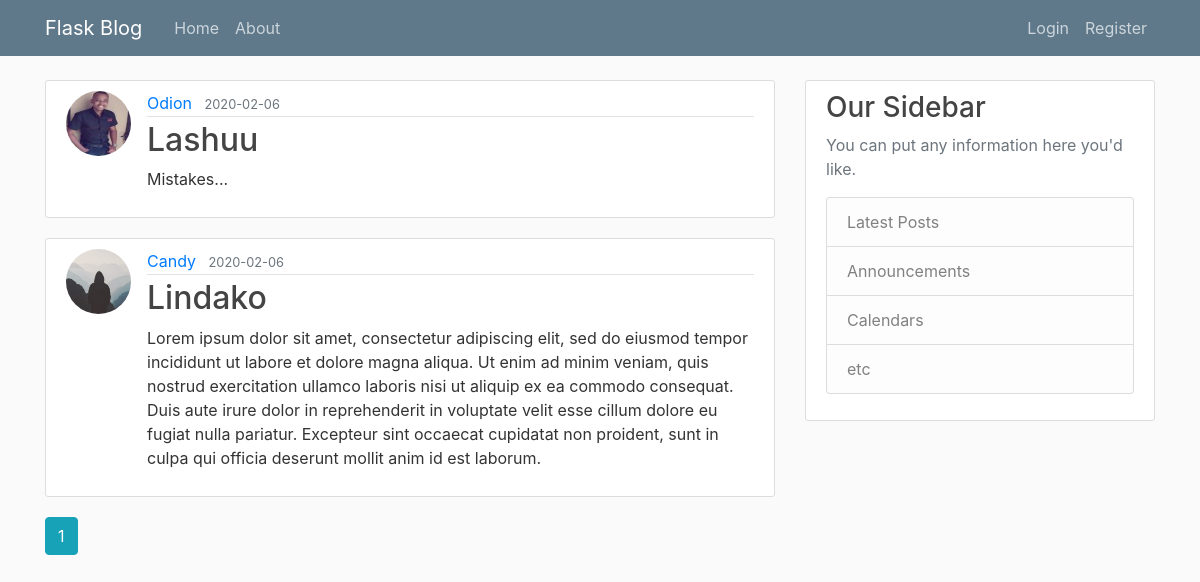
The app's page /home, older data.
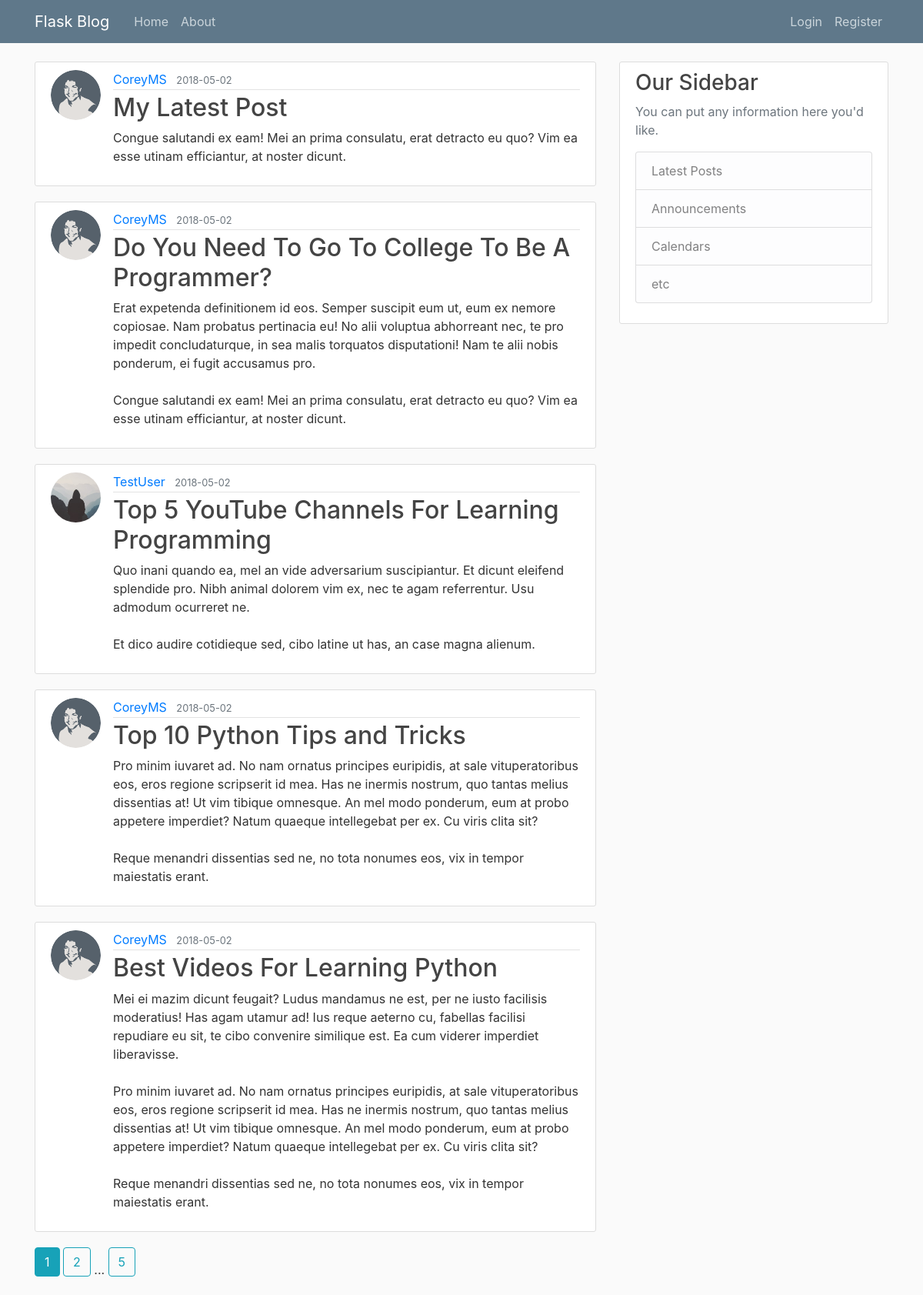
The same page, newer data.
### flaskblog/models.py (models this page shows, shortened)
class Post(db.Model):
    id = db.Column(db.Integer, primary_key=True)
    title = db.Column(db.String(120), nullable=False)
    date_posted = db.Column(db.DateTime, nullable=False,
                            default=datetime.utcnow)
    content = db.Column(db.Text, nullable=False)
    user_id = db.Column(db.Integer, db.ForeignKey('user.id'), nullable=True)
    @classmethod
    def find_all(cls, page):
        return cls.query.order_by(cls.date_posted.desc()).paginate(per_page=5, page=page)

class User(db.Model, UserMixin):
    id = db.Column(db.Integer, primary_key=True)
    username = db.Column(db.String(20), unique=True, nullable=False)
    email = db.Column(db.String(120), unique=True, nullable=False)
    image_file = db.Column(
        db.String(20),
        nullable=False,
        default='default.jpg')
    password = db.Column(db.String(60),  nullable=False)
    posts = db.relationship('Post', backref='author', lazy=True)

### flaskblog/main/routes.py (the view)
@main.route('/')
@main.route('/home')
def home():
    page = request.args.get('page', 1, type=int)
    posts = Post.find_all(page)
    return render_template('home.html', posts=posts)

### flaskblog/templates/home.html
{% extends 'layout.html' %}
{% block content %}
{% for post in posts.items %}
<article class="media content-section">
    <img src="{{ url_for('static', filename='profile_pics/'+ post.author.image_file) }}"
        class="rounded-circle article-img">
    <div class="media-body">
        <div class="article-metadata">
            <a class="mr-2" href="{{ url_for('users.user_posts', username=post.author.username) }}">{{ post.author.username }}</a>
            <small class="text-muted">{{ post.date_posted.strftime('%Y-%m-%d') }}</small>
        </div>
        <h2><a class="article-title" href="{{ url_for('posts.post', post_id=post.id) }}">{{ post.title }}</a></h2>
        <p class="article-content">{{ post.content }}</p>
    </div>
</article>
{% endfor %}
{% for page_num in posts.iter_pages(left_edge=1, right_edge=1, left_current=1, right_current=2) %}
    {% if page_num %}
        {% if posts.page == page_num %}
            <a class="btn btn-info mb-4" href="{{ url_for('main.home', page=page_num) }}">{{ page_num  }}</a>
        {% else %}
            <a class="btn btn-outline-info mb-4" href="{{ url_for('main.home', page=page_num) }}">{{ page_num  }}</a>
        {% endif %}
    {% else %}
        ...
    {% endif %}
{% endfor %}
{% endblock content %}

### flaskblog/templates/layout.html (shortened to what this page needs)
<!doctype html>
<html lang="en">
<head>
    <link rel="stylesheet" href="https://stackpath.bootstrapcdn.com/bootstrap/4.4.1/css/bootstrap.min.css"
>
    <link rel="stylesheet" type="text/css" href="{{ url_for('static', filename='main.css') }}">
</head>
<body>
    <header class="site-header">
        <nav class="navbar navbar-expand-md navbar-dark bg-steel fixed-top">
            <div class="container">
                <a class="navbar-brand mr-4" href="/">Flask Blog</a>
                <div class="collapse navbar-collapse" id="navbarToggle">
                    <div class="navbar-nav mr-auto">
                        <a class="nav-item nav-link" href="{{ url_for('main.home') }}">Home</a>
                        <a class="nav-item nav-link" href="{{ url_for('main.about') }}">About</a>
                    </div>
                    <div class="navbar-nav">
                        {% if current_user.is_authenticated %}
                        <a class="nav-item nav-link" href="{{ url_for('posts.create_post') }}">Create Post</a>
                        <a class="nav-item nav-link" href="{{ url_for('users.account') }}">Account</a>
                            <a class="nav-item nav-link" href="{{ url_for('users.logout') }}">Logout</a>
                        {% else  %}
                            <a class="nav-item nav-link" href="{{ url_for('users.login') }}">Login</a>
                            <a class="nav-item nav-link" href="{{ url_for('users.register') }}">Register</a>
                        {% endif %}
                    </div>
                </div>
            </div>
        </nav>
    </header>
    <main role="main" class="container">
        <div class="row">
            <div class="col-md-8">
                {% block content %}{% endblock %}
            </div>
            <div class="col-md-4">
                <div class="content-section">
                    <h3>Our Sidebar</h3>
                    <p class='text-muted'>You can put any information here you'd like.
                        <ul class="list-group">
                            <li class="list-group-item list-group-item-light">Latest Posts</li>
                            <li class="list-group-item list-group-item-light">Announcements</li>
                            <li class="list-group-item list-group-item-light">Calendars</li>
                            <li class="list-group-item list-group-item-light">etc</li>
                        </ul>
                    </p>
                </div>
            </div>
        </div>
    </main>
</body>
</html>

### flaskblog/static/main.css (style rules this page uses)
body { background: #fafafa; color: #333333; margin-top: 5rem; }
h1, h2, h3, h4, h5, h6 { color: #444444; }
.bg-steel { background-color: #5f788a; }
.site-header .navbar-nav .nav-link { color: #cbd5db; }
.content-section { background: #ffffff; padding: 10px 20px; border: 1px solid #dddddd; border-radius: 3px; margin-bottom: 20px; }
.article-title { color: #444444; }
.article-content { white-space: pre-line; }
.article-img { height: 65px; width: 65px; margin-right: 16px; }
.article-metadata { padding-bottom: 1px; margin-bottom: 4px; border-bottom: 1px solid #e3e3e3; }

Row changes from the older to the newer data that the page shows:
removed Post: image_file (picture), author.username "Odion", date_posted "2020-02-06", title "Lashuu", content "Mistakes..."
no longer on this page (row edited): Post: image_file (placeholder picture), author.username "Candy", date_posted "2020-02-06", title "Lindako", content "Lorem ipsum dolor sit amet, consectetur adipiscing elit, sed do eiusmod tempor incididunt ut labore et dolore magna aliqua. Ut enim ad minim veniam, quis nostrud exercitation ullamco laboris nisi ut aliquip ex ea commodo consequat. Duis aute irure dolor in reprehenderit in voluptate velit esse cillum dolore eu fugiat nulla pariatur. Excepteur sint occaecat cupidatat non proident, sunt in culpa qui officia deserunt mollit anim id est laborum."
added Post: image_file (picture), author.username "CoreyMS", date_posted "2018-05-02", title "My Latest Post", content "Congue salutandi ex eam! Mei an prima consulatu, erat detracto eu quo? Vim ea esse utinam efficiantur, at noster dicunt."
added Post: image_file (picture), author.username "CoreyMS", date_posted "2018-05-02", title "Do You Need To Go To College To Be A Programmer?", content "Erat expetenda definitionem id eos. Semper suscipit eum ut, eum ex nemore copiosae. Nam probatus pertinacia eu! No alii voluptua abhorreant nec, te pro impedit concludaturque, in sea malis torquatos disputationi! Nam te alii nobis ponderum, ei fugit accusamus pro. Congue salutandi ex eam! Mei an prima consulatu, erat detracto eu quo? Vim ea esse utinam efficiantur, at noster dicunt."
added Post: image_file (placeholder picture), author.username "TestUser", date_posted "2018-05-02", title "Top 5 YouTube Channels For Learning Programming", content "Quo inani quando ea, mel an vide adversarium suscipiantur. Et dicunt eleifend splendide pro. Nibh animal dolorem vim ex, nec te agam referrentur. Usu admodum ocurreret ne. Et dico audire cotidieque sed, cibo latine ut has, an case magna alienum."
added Post: image_file (picture), author.username "CoreyMS", date_posted "2018-05-02", title "Top 10 Python Tips and Tricks", content "Pro minim iuvaret ad. No nam ornatus principes euripidis, at sale vituperatoribus eos, eros regione scripserit id mea. Has ne inermis nostrum, quo tantas melius dissentias at! Ut vim tibique omnesque. An mel modo ponderum, eum at probo appetere imperdiet? Natum quaeque intellegebat per ex. Cu viris clita sit? Reque menandri dissentias sed ne, no tota nonumes eos, vix in tempor maiestatis erant."
added Post: image_file (picture), author.username "CoreyMS", date_posted "2018-05-02", title "Best Videos For Learning Python", content "Mei ei mazim dicunt feugait? Ludus mandamus ne est, per ne iusto facilisis moderatius! Has agam utamur ad! Ius reque aeterno cu, fabellas facilisi repudiare eu sit, te cibo convenire similique est. Ea cum viderer imperdiet liberavisse. Pro minim iuvaret ad. No nam ornatus principes euripidis, at sale vituperatoribus eos, eros regione scripserit id mea. Has ne inermis nostrum, quo tantas melius dissentias at! Ut vim tibique omnesque. An mel modo ponderum, eum at probo appetere imperdiet? Natum quaeque intellegebat per ex. Cu viris clita sit? Reque menandri dissentias sed ne, no tota nonumes eos, vix in tempor maiestatis erant."
Text that changed along with them:
new list line: "2"
new list line: "5"
